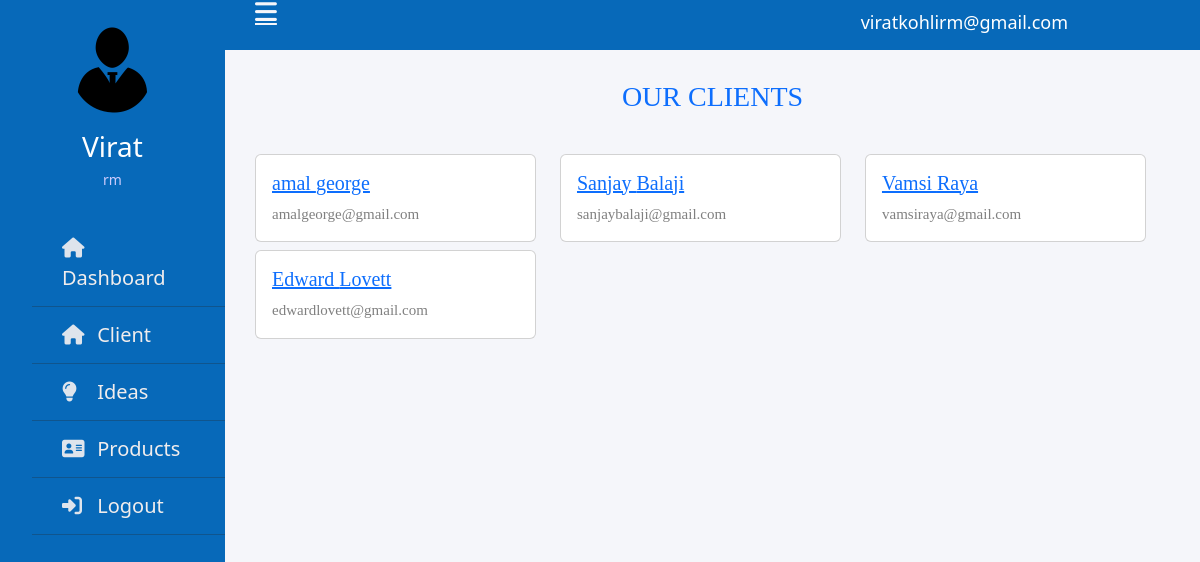
The page /rm/clientpage.php (signed in) on the database its author committed.
### tables this page shows
CREATE TABLE `user` (
  `id` int(10) NOT NULL,
  `emailid` varchar(100) NOT NULL,
  `password` varchar(100) NOT NULL,
  `role` varchar(100) NOT NULL,
  `fname` varchar(100) NOT NULL,
  `lname` varchar(100) NOT NULL,
  `phoneno` varchar(100) NOT NULL,
  `recommend_ideas` varchar(100) NOT NULL DEFAULT '',
  `gender` varchar(100) NOT NULL,
  `dob` date DEFAULT NULL,
  `country` varchar(10) NOT NULL,
  `assigned_rm` varchar(10) DEFAULT NULL
);

### rm/clientpage.php (the view, shortened to what this page needs)
<!DOCTYPE html>
<html lang="en">
    <head>
        <link href="https://cdn.jsdelivr.net/npm/bootstrap@5.2.3/dist/css/bootstrap.min.css" rel="stylesheet">
        <link rel="stylesheet" href="./styles/common.css">
    </head>
    <body>
        <div class="wrapper">
            <div class="sidebar">
                <div class="profile">
                    <img src="image/3.png" alt="img">
                    <h3>
                        <?php
                        $name = $_SESSION['name'];
                        echo "$name";
                        ?>
                    </h3>
                    <p>
                        <?php
                        $role = $_SESSION['role'];
                        echo "$role";
                        ?>
                    </p>
                </div>
                <ul>
                    <?php
                    echo "  <li><a href=\"dashboard.php\">
                        <span class=\"icon\"><i class=\"fa-solid fa-house\"></i></span>
                        <span class=\"item\">Dashboard</span>
                    </a></li>
                    <li><a href=\"clientpage.php\">
                        <span class=\"icon\"><i class=\"fa-solid fa-house\"></i></span>
                        <span class=\"item\">Client</span>
                    </a></li>
                    <li><a href=\"ideaList.php\">
                        <span class=\"icon\"><i class=\"fa-solid fa-lightbulb\"></i></span>
                        <span class=\"item\">Ideas</span>
                    </a></li>
                    <li><a href=\"Products.php\">
                        <span class=\"icon\"><i class=\"fa-solid fa-address-card\"></i></span>
                        <span class=\"item\">Products</span>
                    </a></li>
                    <li><a href=\"scripts/logout.php\">
                        <span class=\"icon\"><i class=\"fa-solid fa-right-to-bracket\"></i></span>
                        <span class=\"item\">Logout</span>
                    </a></li>";
                    ?>
                </ul>
            </div>
            <div class="section">
                <div class="topnavbar">
                    <div class="hamburger">
                        <a href="#"><i class="fa-sharp fa-solid fa-bars"></i></a>
                    </div>
                    <div class="container-fluid bgclass">
                        <div class="row">
                            <div class="text-end" style="display: flex;justify-content: flex-end; align-items: center;">
                                <h4 style="color: #ffffff;margin: 12px 30px;font-size: 18px;font-weight: 500;"><?php
                                    $previous_name = $_SESSION['emailid'];
                                    echo "$previous_name<br />";
                                    ?></h4>
                            </div>
                        </div>
                    </div>
                </div>
            </div>
            <div class="section">
                <div class="content">
                    <div class="row text-center">
                        <h3 style="color:#0d6efd;">OUR CLIENTS</h3>
                    </div>
                    <div class="row my-4">
                        <div class="row">
                            <?php
                            include 'db_conn.php';
                            $id = $_SESSION['id'];
                            $sql = "SELECT * FROM `user` where role='client' AND assigned_rm='$id'";
                            $result = $con->query($sql);
                            if($result)
                            {
                                if($result->num_rows > 0)
                                {
                                    while($row = $result->fetch_assoc())
                                    {
                                        $id =$row['id'];
                                        echo "<div class=\"col-4 mt-2\">
                                                <div class=\"card\" >
                                                 <div class=\"card-body\">
                                                  <h5 class=\"card-title\">
                                                  <a href=\"profile.php?userId=$id\">". $row['fname'].' '.$row['lname'] ."</a></h5>
                                                 <p class=\"card-text\">". $row['emailid']."</p>
                                             </div>
                                            </div>
                                             </div>";
                                    }
                                }
                                else
                                {
                                    echo "zero";
                                }
                            }
                            else
                            {
                                return $result->error;
                            }
                            ?>
                        </div>
                    </div>
                </div>
            </div>
        </div>
    </body>
</html>

### rm/styles/common.css (style rules this page uses)
body { background: #f5f6fa; }
.wrapper .sidebar { left: 0; top: 0; width: 225px; height: 100% ; background: rgb(7, 105, 185); position: fixed; padding: 20px 0; transition: all 0.5s ease; text-decoration: none; }
.wrapper .sidebar .profile { margin-bottom: 30px; text-align: center; }
.wrapper .sidebar .profile img { width: 100px; height: 100px; border-radius: 50%; margin: 0 auto; display: block; }
.wrapper .sidebar .profile h3 { color: #ffffff; margin: 10px 0 5px; }
.wrapper .sidebar .profile p { color: rgb(206, 204, 253); font-size: 14px; }
.wrapper .sidebar ul li a { padding: 13px 30px; color: rgb(241, 237, 237); font-size: 20px; border-bottom: 1px solid #10558d; display: block; position: relative; text-decoration: none; }
.wrapper .sidebar ul li a .icon { width: 30px; display: inline-block; color: #dee4ec; }
.wrapper .section { width: calc(100% - 225px); margin-left: 225px; transition: all 0.5s ease; }
.wrapper .section .topnavbar { background-color: rgb(7, 105, 185); height: 50px; padding: 0 30px; display: flex; }
.wrapper .section .topnavbar .hamburger a { font-size: 25px; color: #f5f6fa; text-align: center; display: flex; }
.content { align-items: center; justify-content: center; padding: 30px; font-size: 33px; font-family: initial; font-weight: 600; }
.bgclass { background-color: rgb(7, 105, 185); }
ul { list-style-type: none !important; }
.card-text { font-size: 15px; font-weight: 300; color: grey; }

### rows shown on the page
user: fname "amal", lname "george", emailid "amalgeorge@gmail.com"
user: fname "Sanjay", lname "Balaji", emailid "sanjaybalaji@gmail.com"
user: fname "Vamsi", lname "Raya", emailid "vamsiraya@gmail.com"
user: fname "Edward", lname "Lovett", emailid "edwardlovett@gmail.com"

### other values the page prints
$name "Virat"
$role "rm"
$previous_name "viratkohlirm@gmail.com"
